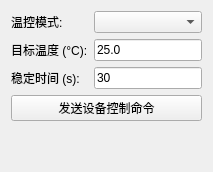
            <widget class="QWidget" name="udpDeviceControlTabPage">
             <attribute name="title">
              <string>设备控制 (0x01)</string>
             </attribute>
             <layout class="QVBoxLayout" name="verticalLayout_udpDeviceControl">
              <item>
               <layout class="QFormLayout" name="formLayout_udpDeviceControl">
                <item row="0" column="0">
                 <widget class="QLabel" name="labelUdpThermalMode">
                  <property name="text">
                   <string>温控模式:</string>
                  </property>
                 </widget>
                </item>
                <item row="0" column="1">
                 <widget class="QComboBox" name="udpThermalModeComboBox"/>
                </item>
                <item row="1" column="0">
                 <widget class="QLabel" name="labelUdpTargetTemp">
                  <property name="text">
                   <string>目标温度 (°C):</string>
                  </property>
                 </widget>
                </item>
                <item row="1" column="1">
                 <widget class="QLineEdit" name="udpTargetTempLineEdit">
                  <property name="text">
                   <string>25.0</string>
                  </property>
                 </widget>
                </item>
                <item row="2" column="0">
                 <widget class="QLabel" name="labelUdpStableTime">
                  <property name="text">
                   <string>稳定时间 (s):</string>
                  </property>
                 </widget>
                </item>
                <item row="2" column="1">
                 <widget class="QLineEdit" name="udpStableTimeLineEdit">
                  <property name="text">
                   <string>30</string>
                  </property>
                 </widget>
                </item>
               </layout>
              </item>
              <item>
               <widget class="QPushButton" name="udpSendDeviceControlButton">
                <property name="text">
                 <string>发送设备控制命令</string>
                </property>
               </widget>
              </item>
              <item>
               <spacer name="verticalSpacer_udpDeviceControl">
                <property name="orientation">
                 <enum>Qt::Vertical</enum>
                </property>
                <property name="sizeHint" stdset="0">
                 <size>
                  <width>20</width>
                  <height>40</height>
                 </size>
                </property>
               </spacer>
              </item>
             </layout>
            </widget>
